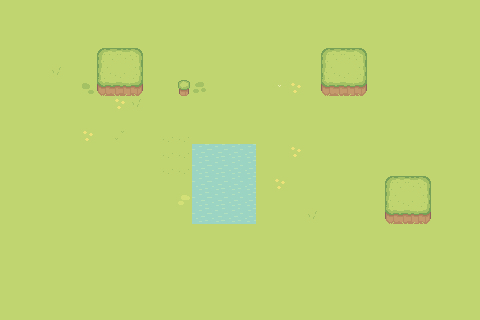

A 2D game scene composited from a Tiled map and its tileset images. What follows is a short description and the map's XML, with every tile layer's data as written:
An orthogonal 30x20 tile map with 16x16 px tiles, 3 tile layers (Ground, Water, Hills), 3 tilesets and 5 objects (Player).

<map version="1.10" tiledversion="1.11.2" orientation="orthogonal" renderorder="right-down" width="30" height="20" tilewidth="16" tileheight="16" infinite="0" nextlayerid="6" nextobjectid="19">
 <tileset firstgid="1" name="Grass" tilewidth="16" tileheight="16" tilecount="77" columns="11">
  <image source="../images/Grass.png" width="176" height="112" />
 </tileset>
 <tileset firstgid="78" name="Water" tilewidth="16" tileheight="16" tilecount="4" columns="4">
  <image source="../images/Water.png" width="64" height="16" />
 </tileset>
 <tileset firstgid="82" name="Hills" tilewidth="16" tileheight="16" tilecount="77" columns="11">
  <image source="../images/Hills.png" width="176" height="112" />
 </tileset>
 <layer id="1" name="Ground" width="30" height="20">
  <data encoding="csv">
13,13,13,13,13,13,13,13,13,13,13,13,13,13,13,13,13,13,13,13,13,13,13,13,13,13,13,13,13,13,
13,13,13,13,13,13,13,13,13,13,13,13,13,13,13,13,13,13,13,13,13,13,13,13,13,13,13,13,13,13,
13,13,13,13,13,13,13,13,13,13,13,13,13,13,13,13,13,13,13,13,13,13,13,13,13,13,13,13,13,13,
13,13,13,13,13,13,13,13,13,13,13,13,13,13,13,13,13,13,13,13,13,13,13,13,13,13,13,13,13,13,
13,13,13,56,13,13,13,13,13,13,13,13,13,13,13,13,13,13,13,13,13,13,13,13,13,13,13,13,13,13,
13,13,13,13,13,59,13,13,13,13,13,13,60,13,13,13,13,69,61,13,13,13,13,13,13,13,13,13,13,13,
13,13,13,13,13,13,13,61,56,13,13,13,13,13,13,13,13,13,13,13,13,13,13,13,13,13,13,13,13,13,
13,13,13,13,13,13,13,13,13,13,13,13,13,13,13,13,13,13,13,13,13,13,13,13,13,13,13,13,13,13,
13,13,13,13,13,61,13,57,13,13,68,13,13,13,13,13,13,13,13,13,13,13,13,13,13,13,13,13,13,13,
13,13,13,13,13,13,13,13,13,13,13,13,13,13,13,13,13,13,61,13,13,13,13,13,13,13,13,13,13,13,
13,13,13,13,13,13,13,13,13,13,61,13,13,13,68,13,13,13,13,13,13,13,13,13,13,13,13,13,13,13,
13,13,13,13,13,13,13,13,13,13,13,13,13,13,67,13,13,61,13,13,13,13,13,13,13,13,13,13,13,13,
13,13,13,13,13,13,13,13,13,13,13,71,13,13,13,13,13,13,13,13,13,13,13,13,13,13,13,13,13,13,
13,13,13,13,13,13,13,13,13,13,13,13,13,13,13,70,13,13,13,56,13,13,13,13,13,13,13,13,13,13,
13,13,13,13,13,13,13,13,13,13,13,13,13,13,13,13,13,13,13,13,13,13,13,13,13,13,13,13,13,13,
13,13,13,13,13,13,13,13,13,13,13,13,13,13,13,13,13,13,13,13,13,13,13,13,13,13,13,13,13,13,
13,13,13,13,13,13,13,13,13,13,13,13,13,13,13,13,13,13,13,13,13,13,13,13,13,13,13,13,13,13,
13,13,13,13,13,13,13,13,13,13,13,13,13,13,13,13,13,13,13,13,13,13,13,13,13,13,13,13,13,13,
13,13,13,13,13,13,13,13,13,13,13,13,13,13,13,13,13,13,13,13,13,13,13,13,13,13,13,13,13,13,
13,13,13,13,13,13,13,13,13,13,13,13,13,13,13,13,13,13,13,13,13,13,13,13,13,13,13,13,13,13
</data>
 </layer>
 <layer id="2" name="Water" width="30" height="20">
  <data encoding="csv">
0,0,0,0,0,0,0,0,0,0,0,0,0,0,0,0,0,0,0,0,0,0,0,0,0,0,0,0,0,0,
0,0,0,0,0,0,0,0,0,0,0,0,0,0,0,0,0,0,0,0,0,0,0,0,0,0,0,0,0,0,
0,0,0,0,0,0,0,0,0,0,0,0,0,0,0,0,0,0,0,0,0,0,0,0,0,0,0,0,0,0,
0,0,0,0,0,0,0,0,0,0,0,0,0,0,0,0,0,0,0,0,0,0,0,0,0,0,0,0,0,0,
0,0,0,0,0,0,0,0,0,0,0,0,0,0,0,0,0,0,0,0,0,0,0,0,0,0,0,0,0,0,
0,0,0,0,0,0,0,0,0,0,0,0,0,0,0,0,0,0,0,0,0,0,0,0,0,0,0,0,0,0,
0,0,0,0,0,0,0,0,0,0,0,0,0,0,0,0,0,0,0,0,0,0,0,0,0,0,0,0,0,0,
0,0,0,0,0,0,0,0,0,0,0,0,0,0,0,0,0,0,0,0,0,0,0,0,0,0,0,0,0,0,
0,0,0,0,0,0,0,0,0,0,94,94,0,0,0,0,0,0,0,0,0,0,0,0,0,0,0,0,0,0,
0,0,0,0,0,0,0,0,0,0,94,94,78,79,80,81,0,0,0,0,0,0,0,0,0,0,0,0,0,0,
0,0,0,0,0,0,0,0,0,0,94,94,78,79,80,81,0,0,0,0,0,0,0,0,0,0,0,0,0,0,
0,0,0,0,0,0,0,0,0,0,0,0,78,79,80,81,0,0,0,0,0,0,0,0,0,0,0,0,0,0,
0,0,0,0,0,0,0,0,0,0,0,0,78,79,80,81,0,0,0,0,0,0,0,0,0,0,0,0,0,0,
0,0,0,0,0,0,0,0,0,0,0,0,78,79,80,81,0,0,0,0,0,0,0,0,0,0,0,0,0,0,
0,0,0,0,0,0,0,0,0,0,0,0,0,0,0,0,0,0,0,0,0,0,0,0,0,0,0,0,0,0,
0,0,0,0,0,0,0,0,0,0,0,0,0,0,0,0,0,0,0,0,0,0,0,0,0,0,0,0,0,0,
0,0,0,0,0,0,0,0,0,0,0,0,0,0,0,0,0,0,0,0,0,0,0,0,0,0,0,0,0,0,
0,0,0,0,0,0,0,0,0,0,0,0,0,0,0,0,0,0,0,0,0,0,0,0,0,0,0,0,0,0,
0,0,0,0,0,0,0,0,0,0,0,0,0,0,0,0,0,0,0,0,0,0,0,0,0,0,0,0,0,0,
0,0,0,0,0,0,0,0,0,0,0,0,0,0,0,0,0,0,0,0,0,0,0,0,0,0,0,0,0,0
</data>
 </layer>
 <layer id="3" name="Hills" width="30" height="20">
  <data encoding="csv">
0,0,0,0,0,0,0,0,0,0,0,0,0,0,0,0,0,0,0,0,0,0,0,0,0,0,0,0,0,0,
0,0,0,0,0,0,0,0,0,0,0,0,0,0,0,0,0,0,0,0,0,0,0,0,0,0,0,0,0,0,
0,0,0,0,0,0,0,0,0,0,0,0,0,0,0,0,0,0,0,0,0,0,0,0,0,0,0,0,0,0,
0,0,0,0,0,0,82,83,84,0,0,0,0,0,0,0,0,0,0,0,82,83,84,0,0,0,0,0,0,0,
0,0,0,0,0,0,93,94,95,0,0,0,0,0,0,0,0,0,0,0,93,94,95,0,0,0,0,0,0,0,
0,0,0,0,0,0,104,105,106,0,0,155,0,0,0,0,0,0,0,0,104,105,106,0,0,0,0,0,0,0,
0,0,0,0,0,0,0,0,0,0,0,0,0,0,0,0,0,0,0,0,0,0,0,0,0,0,0,0,0,0,
0,0,0,0,0,0,0,0,0,0,0,0,0,0,0,0,0,0,0,0,0,0,0,0,0,0,0,0,0,0,
0,0,0,0,0,0,0,0,0,0,0,0,0,0,0,0,0,0,0,0,0,0,0,0,0,0,0,0,0,0,
0,0,0,0,0,0,0,0,0,0,0,0,0,0,0,0,0,0,0,0,0,0,0,0,0,0,0,0,0,0,
0,0,0,0,0,0,0,0,0,0,0,0,0,0,0,0,0,0,0,0,0,0,0,0,0,0,0,0,0,0,
0,0,0,0,0,0,0,0,0,0,0,0,0,0,0,0,0,0,0,0,0,0,0,0,82,83,84,0,0,0,
0,0,0,0,0,0,0,0,0,0,0,0,0,0,0,0,0,0,0,0,0,0,0,0,93,94,95,0,0,0,
0,0,0,0,0,0,0,0,0,0,0,0,0,0,0,0,0,0,0,0,0,0,0,0,104,105,106,0,0,0,
0,0,0,0,0,0,0,0,0,0,0,0,0,0,0,0,0,0,0,0,0,0,0,0,0,0,0,0,0,0,
0,0,0,0,0,0,0,0,0,0,0,0,0,0,0,0,0,0,0,0,0,0,0,0,0,0,0,0,0,0,
0,0,0,0,0,0,0,0,0,0,0,0,0,0,0,0,0,0,0,0,0,0,0,0,0,0,0,0,0,0,
0,0,0,0,0,0,0,0,0,0,0,0,0,0,0,0,0,0,0,0,0,0,0,0,0,0,0,0,0,0,
0,0,0,0,0,0,0,0,0,0,0,0,0,0,0,0,0,0,0,0,0,0,0,0,0,0,0,0,0,0,
0,0,0,0,0,0,0,0,0,0,0,0,0,0,0,0,0,0,0,0,0,0,0,0,0,0,0,0,0,0
</data>
 </layer>
 <objectgroup id="4" name="Spawnpoints">
  <object id="1" name="Player" type="Player" x="133.873" y="129.555" />
  <object id="5" x="293.657" y="-30.7692" height="1.07962" />
  <object id="7" x="353.036" y="-26.9906" height="0.539811" />
 </objectgroup>
 <objectgroup id="5" name="Colliders">
  <object id="17" x="96.2375" y="49.4953" width="48" height="44" />
  <object id="18" x="384.885" y="174.359" width="47.5034" height="48.583" />
 </objectgroup>
</map>
